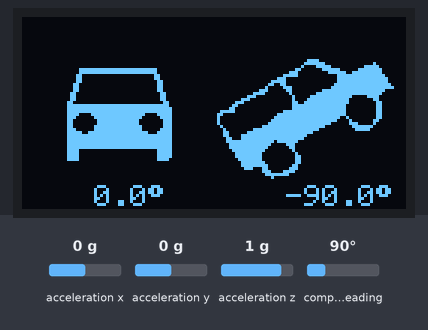
Simulated run of this sketch. Board: Arduino Uno, built with avr-gcc and run on an emulated ATmega328P. On the bench: 128×64 one-colour display. The test bench sets the inputs (shaded band); at power-on: acceleration x 0 g, acceleration y 0 g, acceleration z 1 g, compass heading 90°. The display library's start-up logo is not drawn; what the sketch prints to the serial monitor is not drawn.

Above: at 4.2 s.
4.3 s: acceleration x set to -1.4 g
At 6.4 s:
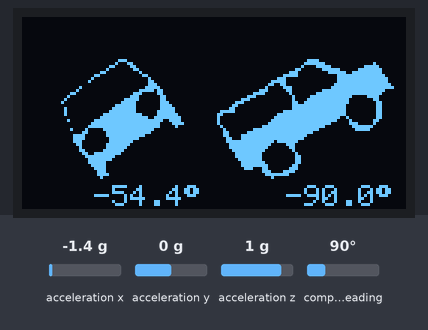
6.7 s: acceleration y set to 0.8 g
At 8.4 s:
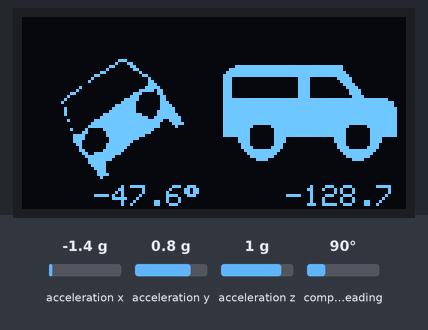
8.7 s: acceleration x set to -0.8 g
At 10.5 s:
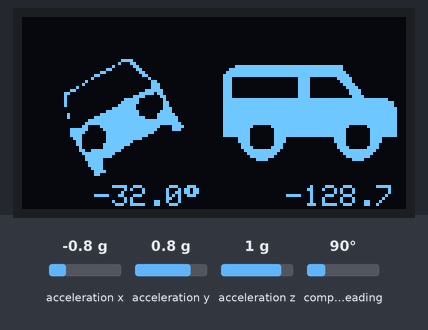
10.8 s: acceleration z set to -1.4 g
At 12.6 s:
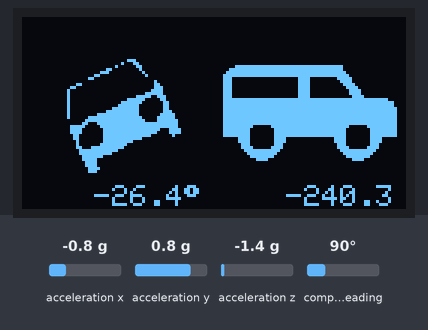
12.9 s: acceleration y set to -1.4 g
At 14.6 s:
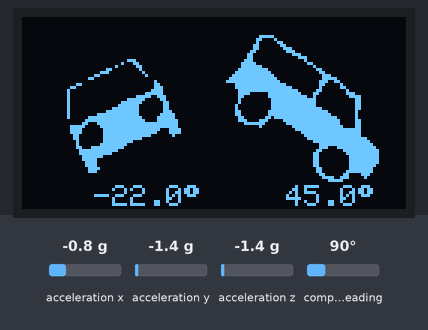
15.0 s: acceleration z set to -0.8 g
At 16.6 s:
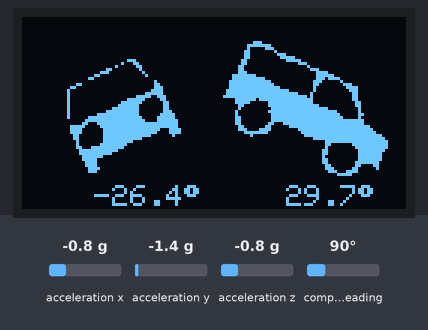
Timing chart, 0 to 18.1 s (numbered marks = the images above; inputs shaded):
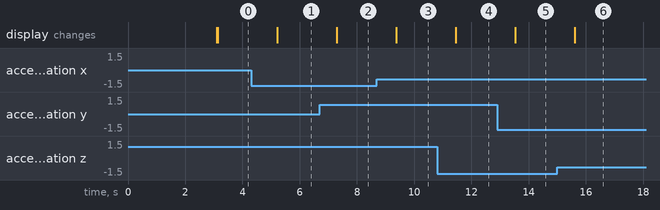

The sketch:

lc_tilt_sensor.ino
```cpp
/**

This code uses a rotation gyro to display an SUV's current tilt as an image
on a Adafruit OLED display. It mimics a JDM FJ60 tilt sensor.


Daniel Wiseman
dan@daninthe.cloud


**/


#include <SPI.h>
#include <Wire.h>
#include <Adafruit_GFX.h>
#include <Adafruit_SSD1306.h>

#include <Adafruit_BNO055.h>
#include <utility/imumaths.h>

#include "lcbitmaps.h"

#define SCREEN_WIDTH 128 // OLED display width, in pixels
#define SCREEN_HEIGHT 64 // OLED display height, in pixels

// Declaration for SSD1306 display connected using software SPI (default case):
#define OLED_MOSI   9
#define OLED_CLK   10
#define OLED_DC    11
#define OLED_CS    12
#define OLED_RESET 13
Adafruit_SSD1306 display(SCREEN_WIDTH, SCREEN_HEIGHT,
  OLED_MOSI, OLED_CLK, OLED_DC, OLED_RESET, OLED_CS);

Adafruit_BNO055 bno = Adafruit_BNO055(55);

#define LC_IMG_HEIGHT 64
#define LC_IMG_WIDTH  64


void setup() {
  // put your setup code here, to run once:
  Serial.begin(9600);

  // SSD1306_SWITCHCAPVCC = generate display voltage from 3.3V internally
  if(!display.begin(SSD1306_SWITCHCAPVCC)) {
    Serial.println(F("SSD1306 allocation failed"));
    for(;;); // Don't proceed, loop forever
  }

  Serial.println("Orientation Sensor Test"); Serial.println("");

  /* Initialise the sensor */
  if(!bno.begin())
  {
    /* There was a problem detecting the BNO055 ... check your connections */
    Serial.print("Ooops, no BNO055 detected ... Check your wiring or I2C ADDR!");
    while(1);
  }

  delay(1000);

  bno.setExtCrystalUse(true);

  // Show initial display buffer contents on the screen --
  // the library initializes this with an Adafruit splash screen.
  display.display();
  delay(2000); // Pause for 2 seconds

  // Clear the buffer
  display.clearDisplay();

  draw_front_img(frontlevel);
  draw_profile_img(profilelevel);

  draw_angle_text(0.0, 0.0);

  display.display();

}

void loop() {
  // put your main code here, to run repeatedly:
  sensors_event_t event;
  bno.getEvent(&event);

  display.clearDisplay();


  update_front_image((int) event.orientation.y);
  update_profile_image((int) event.orientation.z - 90.0);
  draw_angle_text(event.orientation.y, event.orientation.z - 90.0);
  display.display();
  delay(1000);


}


void update_front_image(int front_angle) {
  switch (front_angle) {
    case 0 ... 4:
      draw_front_img(frontlevel);
      break;
    case 5 ... 9:
      draw_front_img(front5d);
      break;
    case 10 ... 14:
      draw_front_img(front10d);
      break;
    case 15 ... 19:
      draw_front_img(front15d);
      break;
    case 20 ... 29:
      draw_front_img(front25d);
      break;
    case 30 ... 34:
      draw_front_img(front30d);
      break;
    case 35 ... 90:
      draw_front_img(front35d);
      break;
    case -4 ... -1:
      draw_front_img(frontlevel);
      break;
    case -9 ... -5:
      draw_front_img(front5p);
      break;
    case -14 ... -10:
      draw_front_img(front10p);
      break;
    case -19 ... -15:
      draw_front_img(front15p);
      break;
    case -29 ... -20:
      draw_front_img(front25p);
      break;
    case -34 ... -30:
      draw_front_img(front30p);
      break;
    case -90 ... -35:
      draw_front_img(front35p);
      break;
    default:
      draw_front_img(frontlevel);
      break;
  }

}

void update_profile_image(int profile_angle) {
  switch (profile_angle) {
    case 0 ... 4:
      draw_profile_img(profilelevel);
      break;
    case 5 ... 9:
      draw_profile_img(profile5f);
      break;
    case 10 ... 14:
      draw_profile_img(profile10f);
      break;
    case 15 ... 19:
      draw_profile_img(profile15f);
      break;
    case 20 ... 29:
      draw_profile_img(profile25f);
      break;
    case 30 ... 90:
      draw_profile_img(profile35f);
      break;
    case -4 ... -1:
      draw_profile_img(profilelevel);
      break;
    case -9 ... -5:
      draw_profile_img(profile5r);
      break;
    case -14 ... -10:
      draw_profile_img(profile10r);
      break;
    case -19 ... -15:
      draw_profile_img(profile15r);
      break;
    case -29 ... -20:
      draw_profile_img(profile25r);
      break;
    case -90 ... -30:
      draw_profile_img(profile30r);
      break;
    default:
      draw_profile_img(profilelevel);
      break;
  }

}

// draw the front image that is passed
void draw_front_img(const unsigned char bitmap[]) {
  //display.clearDisplay();

  display.drawBitmap(
    0,
    0,
    bitmap, LC_IMG_WIDTH, LC_IMG_HEIGHT, 1);

}

// draw the profile image that is passed
void draw_profile_img(const unsigned char bitmap[]) {
  //display.clearDisplay();

  display.drawBitmap(
    64,
    0,
    bitmap, LC_IMG_WIDTH, LC_IMG_HEIGHT, 1);

}

// draw the angle text below the image
void draw_angle_text(float front_angle, float profile_angle){

  display.setTextSize(1);      // Normal 1:1 pixel scale
  display.setTextColor(WHITE); // Draw white text
  display.setCursor(24, 56);     // Start under the images
  display.cp437(true);         // Use full 256 char 'Code Page 437' font

  display.print(front_angle, 1);
  display.write((char)248);

  display.setCursor(88, 56);

  display.print(profile_angle, 1);
  display.write((char)248);


}
```

Source omitted: lcbitmaps.h (data table, 100985 bytes)

Measured:
- after the input at 4.3 s, the display: changes after 0.91 s (image 1)
- after the input at 6.7 s, the display: changes after 0.59 s (image 2)
- after the input at 8.7 s, the display: changes after 0.67 s (image 3)
- after the input at 10.8 s, the display: changes after 0.65 s (image 4)
- after the input at 12.9 s, the display: changes after 0.63 s (image 5)
- after the input at 15.0 s, the display: changes after 0.60 s (image 6)
